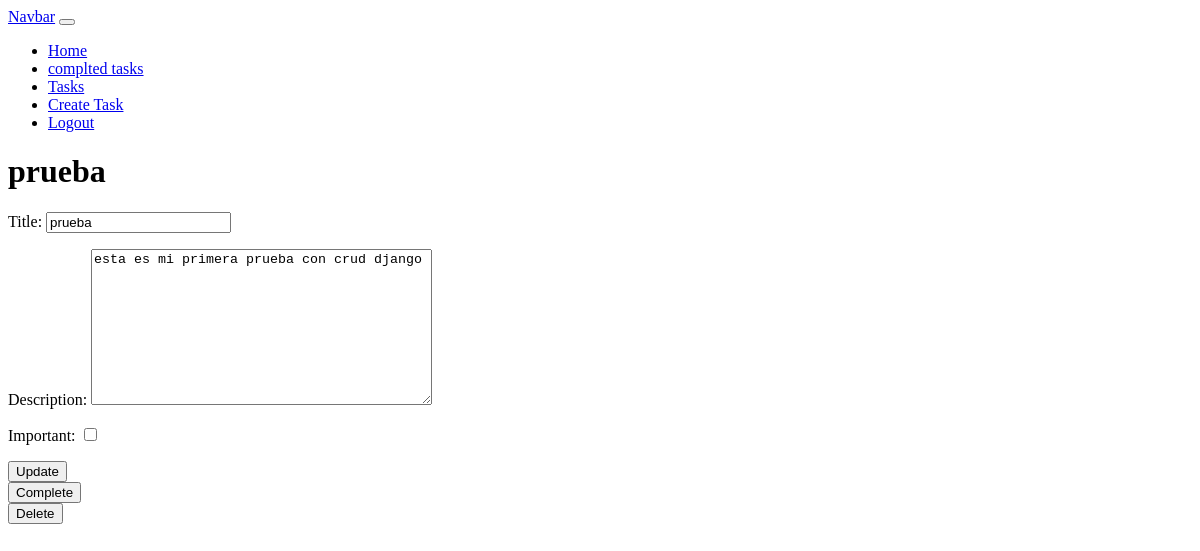
/tasks/1/ (signed in), run on an earlier commit of the app's database.
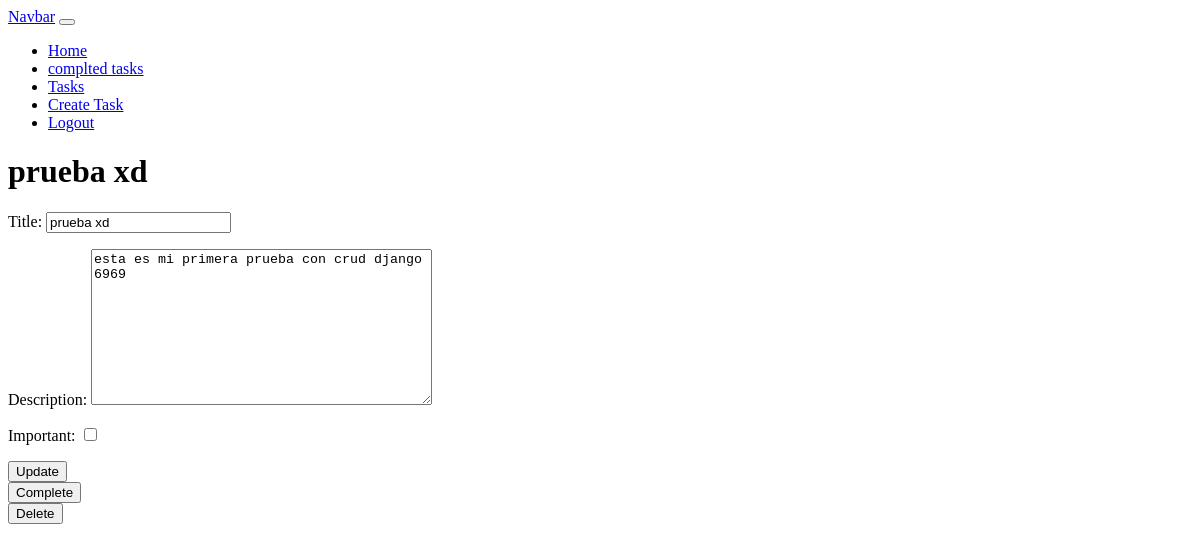
And on a later commit of the database.
### tasks/models.py (models this page shows, shortened)
class Task(models.Model):
    title = models.CharField(max_length=100)
    description = models.TextField(blank=True)
    created = models.DateTimeField(auto_now_add=True)
    datecompleted = models.DateTimeField(null=True, blank=True)
    important = models.BooleanField(default=False)
    user = models.ForeignKey(User, on_delete=models.CASCADE)

### tasks/views.py (the view, shortened to what this page needs)
# urls.py: path("tasks/<int:task_id>/", views.task_detail, name="task_detail"),
def task_detail(request, task_id):
    if request.method == "GET":
        task = get_object_or_404(Task, pk=task_id, user=request.user)
        form = TaskForm(instance=task)
        return render(request, "task_detail.html", {"task": task, "form": form})

### tasks/forms.py
class TaskForm(ModelForm):
    class Meta:
        model = Task
        fields = ['title', 'description', 'important']

### tasks/templates/task_detail.html (shortened to what this page needs)
{% extends 'base.html' %}
{% block content %}
    <h1>{{task.title}}</h1>
    <form method="POST">
        {{form.as_p}}
        <button >Update</button>
    </form>
    <form action="{% url 'complete_task' task.id %}" method="POST">
        <button>
            Complete
        </button>
    </form>
    <form action="{% url 'delete_task' task.id %}" method="POST">
        <button>
            Delete
        </button>
    </form>
{% endblock %}

What changed in the data, as far as the page shows it:
changed Task: title "prueba" → "prueba xd"; description "esta es mi primera prueba con crud django" → "esta es mi primera prueba con crud django 6969"
